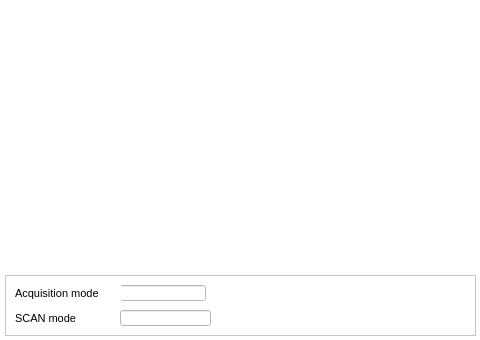
<?xml version="1.0" encoding="UTF-8"?>
<ui version="4.0">
 <class>ADC</class>
 <widget class="QMainWindow" name="ADC">
  <property name="geometry">
   <rect>
    <x>0</x>
    <y>0</y>
    <width>480</width>
    <height>340</height>
   </rect>
  </property>
  <property name="sizePolicy">
   <sizepolicy hsizetype="Minimum" vsizetype="Minimum">
    <horstretch>0</horstretch>
    <verstretch>0</verstretch>
   </sizepolicy>
  </property>
  <property name="windowTitle">
   <string>ADC raw data</string>
  </property>
  <property name="styleSheet">
   <string notr="true">background-color: rgb(255, 255, 255);</string>
  </property>
  <property name="Title" stdset="0">
   <string>ADC data on $(DEVICE), channel $(CH)</string>
  </property>
  <widget class="QWidget" name="centralwidget">
   <widget class="caCartesianPlot" name="adc">
    <property name="geometry">
     <rect>
      <x>0</x>
      <y>0</y>
      <width>480</width>
      <height>270</height>
     </rect>
    </property>
    <property name="sizePolicy">
     <sizepolicy hsizetype="MinimumExpanding" vsizetype="MinimumExpanding">
      <horstretch>0</horstretch>
      <verstretch>0</verstretch>
     </sizepolicy>
    </property>
    <property name="font">
     <font>
      <family>Sans</family>
      <pointsize>8</pointsize>
     </font>
    </property>
    <property name="Title" stdset="0">
     <string notr="true">ADC buffer :: channel $(CH)</string>
    </property>
    <property name="TitleX">
     <string notr="true">ADC samples</string>
    </property>
    <property name="TitleY">
     <string notr="true">ADC counts</string>
    </property>
    <property name="channels_1" stdset="0">
     <string notr="true">;$(DEVICE):signals:adc.$(CH)</string>
    </property>
    <property name="Style_1">
     <enum>caCartesianPlot::Lines</enum>
    </property>
    <property name="symbol_1">
     <enum>caCartesianPlot::Star1</enum>
    </property>
    <property name="color_1">
     <color>
      <red>255</red>
      <green>0</green>
      <blue>0</blue>
     </color>
    </property>
    <property name="channels_2" stdset="0">
     <string notr="true"/>
    </property>
    <property name="symbol_2">
     <enum>caCartesianPlot::Star2</enum>
    </property>
    <property name="color_2">
     <color>
      <red>3</red>
      <green>0</green>
      <blue>255</blue>
     </color>
    </property>
    <property name="channels_3" stdset="0">
     <string notr="true"/>
    </property>
    <property name="symbol_3">
     <enum>caCartesianPlot::Star1</enum>
    </property>
    <property name="color_3">
     <color>
      <red>31</red>
      <green>173</green>
      <blue>30</blue>
     </color>
    </property>
    <property name="channels_4" stdset="0">
     <string notr="true"/>
    </property>
    <property name="symbol_4">
     <enum>caCartesianPlot::Star2</enum>
    </property>
    <property name="color_4">
     <color>
      <red>122</red>
      <green>12</green>
      <blue>114</blue>
     </color>
    </property>
    <property name="plotMode">
     <enum>caCartesianPlot::PlotNPointsAndStop</enum>
    </property>
    <property name="countNumOrChannel" stdset="0">
     <string notr="true"/>
    </property>
    <property name="triggerChannel" stdset="0">
     <string notr="true"/>
    </property>
    <property name="foreground">
     <color alpha="0">
      <red>255</red>
      <green>255</green>
      <blue>255</blue>
     </color>
    </property>
    <property name="gridColor">
     <color>
      <red>0</red>
      <green>0</green>
      <blue>0</blue>
     </color>
    </property>
    <property name="XaxisScaling" stdset="0">
     <enum>caCartesianPlot::Auto</enum>
    </property>
    <property name="XaxisLimits">
     <string>0;100</string>
    </property>
    <property name="YaxisLimits">
     <string>-1000000;-900000</string>
    </property>
   </widget>
   <widget class="QFrame" name="frame">
    <property name="geometry">
     <rect>
      <x>5</x>
      <y>275</y>
      <width>471</width>
      <height>61</height>
     </rect>
    </property>
    <property name="frameShape">
     <enum>QFrame::StyledPanel</enum>
    </property>
    <property name="frameShadow">
     <enum>QFrame::Raised</enum>
    </property>
    <widget class="caLineEdit" name="calineedit_2">
     <property name="geometry">
      <rect>
       <x>115</x>
       <y>10</y>
       <width>86</width>
       <height>16</height>
      </rect>
     </property>
     <property name="channel" stdset="0">
      <string notr="true">$(DEVICE):signals:adc.ACQM</string>
     </property>
    </widget>
    <widget class="QLabel" name="label">
     <property name="geometry">
      <rect>
       <x>10</x>
       <y>10</y>
       <width>106</width>
       <height>16</height>
      </rect>
     </property>
     <property name="font">
      <font>
       <pointsize>8</pointsize>
      </font>
     </property>
     <property name="text">
      <string>Acquisition mode</string>
     </property>
    </widget>
    <widget class="QLabel" name="label_2">
     <property name="geometry">
      <rect>
       <x>10</x>
       <y>35</y>
       <width>106</width>
       <height>16</height>
      </rect>
     </property>
     <property name="font">
      <font>
       <pointsize>8</pointsize>
      </font>
     </property>
     <property name="text">
      <string>SCAN mode</string>
     </property>
    </widget>
    <widget class="caLineEdit" name="calineedit">
     <property name="geometry">
      <rect>
       <x>115</x>
       <y>35</y>
       <width>91</width>
       <height>16</height>
      </rect>
     </property>
     <property name="channel" stdset="0">
      <string notr="true">$(DEVICE):signals:adc.SCAN</string>
     </property>
    </widget>
    <widget class="caRelatedDisplay" name="carelateddisplay_6">
     <property name="geometry">
      <rect>
       <x>435</x>
       <y>5</y>
       <width>31</width>
       <height>21</height>
      </rect>
     </property>
     <property name="background">
      <color>
       <red>255</red>
       <green>255</green>
       <blue>127</blue>
      </color>
     </property>
     <property name="labels">
      <string notr="true">:::</string>
     </property>
     <property name="files">
      <string notr="true">acquisition_settings</string>
     </property>
     <property name="args">
      <string notr="true">DEVICE=$(DEVICE)</string>
     </property>
    </widget>
   </widget>
  </widget>
 </widget>
 <customwidgets>
  <customwidget>
   <class>QwtPlot</class>
   <extends>QFrame</extends>
   <header>qwt_plot.h</header>
  </customwidget>
  <customwidget>
   <class>caRelatedDisplay</class>
   <extends>QWidget</extends>
   <header>caRelatedDisplay</header>
  </customwidget>
  <customwidget>
   <class>caLineEdit</class>
   <extends>QLineEdit</extends>
   <header>caLineEdit</header>
  </customwidget>
  <customwidget>
   <class>caCartesianPlot</class>
   <extends>QwtPlot</extends>
   <header>caCartesianPlot</header>
  </customwidget>
 </customwidgets>
 <resources/>
 <connections/>
</ui>
